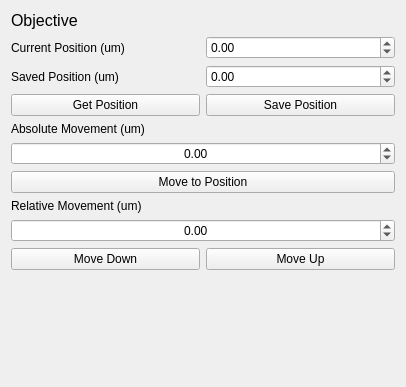
<?xml version="1.0" encoding="UTF-8"?>
<ui version="4.0">
 <class>Form</class>
 <widget class="QWidget" name="Form">
  <property name="geometry">
   <rect>
    <x>0</x>
    <y>0</y>
    <width>406</width>
    <height>387</height>
   </rect>
  </property>
  <property name="windowTitle">
   <string>Form</string>
  </property>
  <layout class="QGridLayout" name="gridLayout">
   <item row="5" column="0" colspan="2">
    <widget class="QDoubleSpinBox" name="doubleSpinBox_absolute_position">
     <property name="alignment">
      <set>Qt::AlignCenter</set>
     </property>
     <property name="minimum">
      <double>-100000000.000000000000000</double>
     </property>
     <property name="maximum">
      <double>1000000000.000000000000000</double>
     </property>
    </widget>
   </item>
   <item row="2" column="1">
    <widget class="QDoubleSpinBox" name="doubleSpinBox_saved_position">
     <property name="minimum">
      <double>-1000000000.000000000000000</double>
     </property>
     <property name="maximum">
      <double>10000000000.000000000000000</double>
     </property>
    </widget>
   </item>
   <item row="10" column="0">
    <widget class="QPushButton" name="pushButton_move_relative_down">
     <property name="text">
      <string>Move Down</string>
     </property>
    </widget>
   </item>
   <item row="3" column="0">
    <widget class="QPushButton" name="pushButton_get_position">
     <property name="text">
      <string>Get Position</string>
     </property>
    </widget>
   </item>
   <item row="3" column="1">
    <widget class="QPushButton" name="pushButton_save_position">
     <property name="text">
      <string>Save Position</string>
     </property>
    </widget>
   </item>
   <item row="4" column="0" colspan="2">
    <widget class="QLabel" name="label_absolute_position">
     <property name="text">
      <string>Absolute Movement (um)</string>
     </property>
    </widget>
   </item>
   <item row="10" column="1">
    <widget class="QPushButton" name="pushButton_move_relative_up">
     <property name="text">
      <string>Move Up</string>
     </property>
    </widget>
   </item>
   <item row="7" column="0" colspan="2">
    <widget class="QLabel" name="label_relative_position">
     <property name="text">
      <string>Relative Movement (um)</string>
     </property>
    </widget>
   </item>
   <item row="1" column="0">
    <widget class="QLabel" name="label_current_position">
     <property name="text">
      <string>Current Position (um)</string>
     </property>
    </widget>
   </item>
   <item row="2" column="0">
    <widget class="QLabel" name="label_saved_position">
     <property name="text">
      <string>Saved Position (um)</string>
     </property>
    </widget>
   </item>
   <item row="8" column="0" colspan="2">
    <widget class="QDoubleSpinBox" name="doubleSpinBox_relative_position">
     <property name="alignment">
      <set>Qt::AlignCenter</set>
     </property>
     <property name="minimum">
      <double>-100000000.000000000000000</double>
     </property>
     <property name="maximum">
      <double>1000000000.000000000000000</double>
     </property>
    </widget>
   </item>
   <item row="1" column="1">
    <widget class="QDoubleSpinBox" name="doubleSpinBox_current_position">
     <property name="minimum">
      <double>-10000000000.000000000000000</double>
     </property>
     <property name="maximum">
      <double>100000000.000000000000000</double>
     </property>
    </widget>
   </item>
   <item row="6" column="0" colspan="2">
    <widget class="QPushButton" name="pushButton_move_absolute">
     <property name="text">
      <string>Move to Position</string>
     </property>
    </widget>
   </item>
   <item row="0" column="0" colspan="2">
    <widget class="QLabel" name="label_title">
     <property name="font">
      <font>
       <pointsize>12</pointsize>
      </font>
     </property>
     <property name="text">
      <string>Objective</string>
     </property>
    </widget>
   </item>
   <item row="11" column="0" colspan="2">
    <spacer name="verticalSpacer">
     <property name="orientation">
      <enum>Qt::Vertical</enum>
     </property>
     <property name="sizeHint" stdset="0">
      <size>
       <width>20</width>
       <height>40</height>
      </size>
     </property>
    </spacer>
   </item>
  </layout>
 </widget>
 <resources/>
 <connections/>
</ui>
